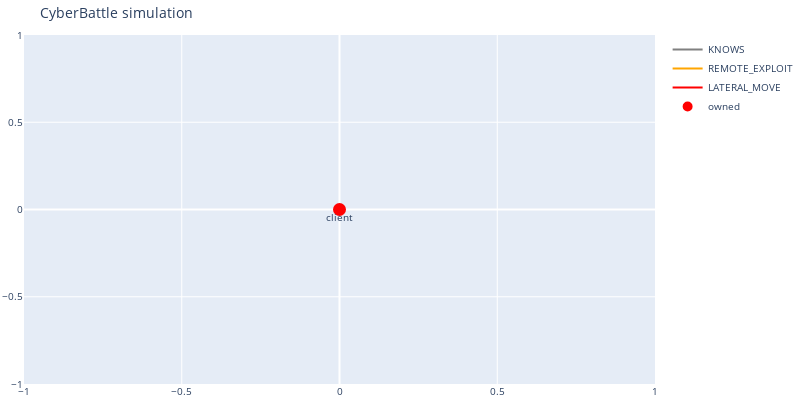

Write notebook code for a chart like this one.
### Code cell
c2 = commandcontrol.CommandControl(env)
dbg = commandcontrol.EnvironmentDebugging(c2)


def plot():
    dbg.plot_discovered_network()
    c2.print_all_attacks()


plot()

### Figure 1 — Plotly figure (JSON) as saved in the notebook; plotly's stock layout.template omitted (floating-point values rounded to 4 significant figures)
{"data": [{"line": {"color": "gray"}, "mode": "lines", "name": "KNOWS", "type": "scatter", "x": [0], "y": [0]}, {"line": {"color": "orange"}, "mode": "lines", "name": "REMOTE_EXPLOIT", "type": "scatter", "x": [0], "y": [0]}, {"line": {"color": "red"}, "mode": "lines", "name": "LATERAL_MOVE", "type": "scatter", "x": [0], "y": [0]}, {"hoverinfo": "text", "marker": {"color": "#D32F2E", "line": {"color": "rgb(255,0,0)", "width": 8}, "size": 5, "symbol": "circle-dot"}, "mode": "markers+text", "name": "owned", "text": ["client"], "textposition": "bottom center", "type": "scatter", "x": [0], "y": [0]}, {"hoverinfo": "text", "marker": {"color": "#0e9d00", "line": {"color": "rgb(0,255,0)", "width": 8}, "size": 5, "symbol": "circle-dot"}, "mode": "markers+text", "name": "discovered", "text": [], "textposition": "bottom center", "type": "scatter", "x": [], "y": []}], "layout": {"autosize": false, "font": {"size": 10}, "height": 400, "hovermode": "closest", "margin": {"b": 15, "l": 2, "r": 2, "t": 35}, "showlegend": true, "title": {"text": "CyberBattle simulation"}, "width": 800}}
